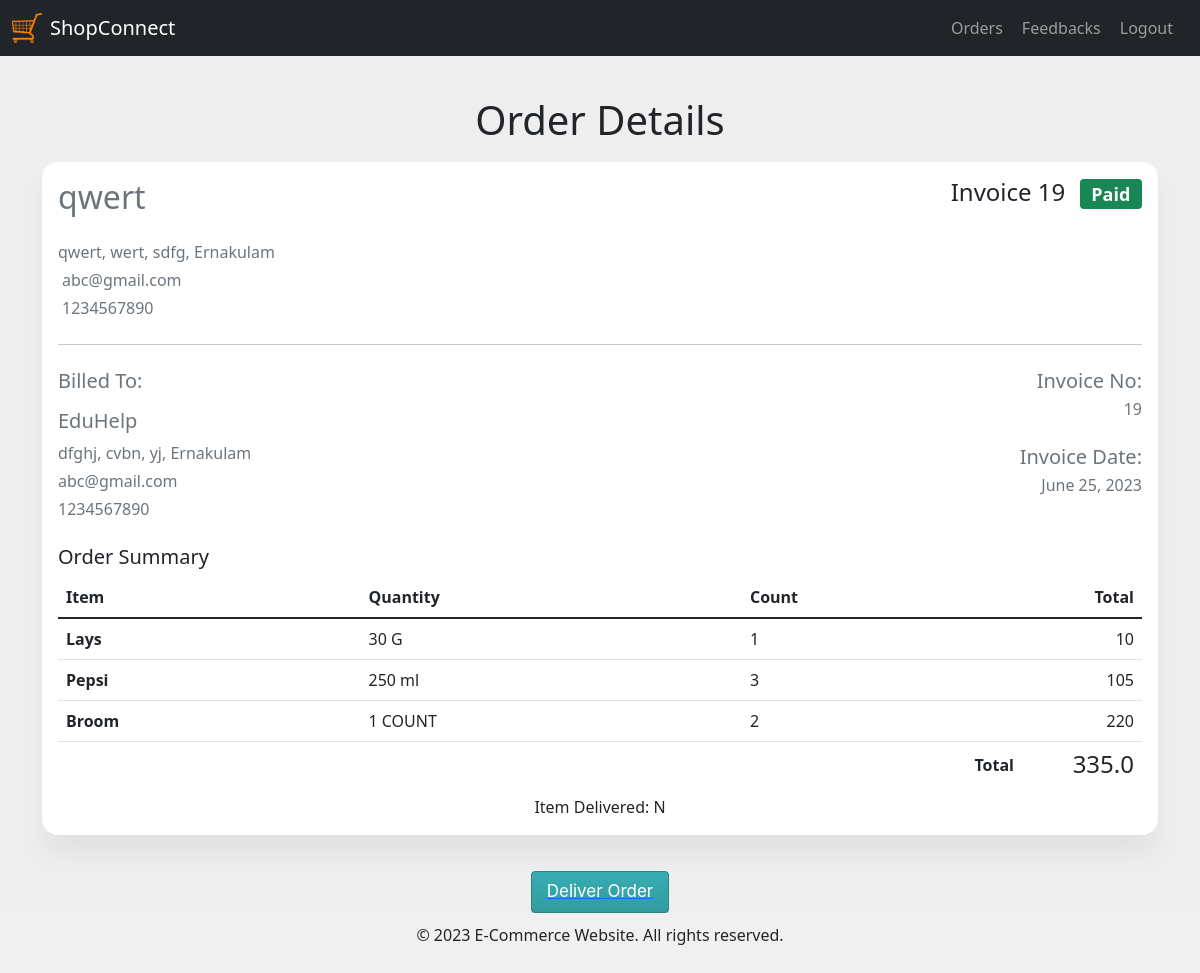
The app's page /owner/ordedetails?bill_id=19 with its own data.
### customer/models.py (models this page shows)
class Bill(models.Model):
    Cust_Id=models.IntegerField()
    Shop_Id=models.IntegerField()
    Cust_House=models.CharField(max_length=50)
    Cust_Road=models.CharField(max_length=50)
    Cust_Locality=models.CharField(max_length=50)
    Cust_Dist=models.CharField(max_length=50)
    Total_Price=models.FloatField()
    date = models.DateField (default=datetime.datetime.today)
    Item_Delivered=models.CharField(max_length=1)

class Bill_Items(models.Model):
    Bill_Id=models.IntegerField()
    Item_Id=models.IntegerField()
    Item_Name=models.CharField(max_length=50)
    Item_Quantity=models.IntegerField()
    Item_Quantity_Type=models.CharField(max_length=7)
    Item_Count=models.IntegerField()
    Item_Price=models.IntegerField()

### login/models.py (models this page shows)
class Shop_Owner(models.Model):
    Shop_Name=models.CharField(max_length=50)
    Shop_Mail=models.CharField(max_length=50)
    Shop_Owner_Name=models.CharField(max_length=50)
    Shop_Phone=models.CharField(max_length=10)
    Shop_Pass=models.CharField(max_length=50)
    Shop_Road=models.CharField(max_length=50)
    Shop_Locality=models.CharField(max_length=50)
    Shop_Dist=models.CharField(max_length=50)

class Customer(models.Model):
    Cust_Name=models.CharField(max_length=50)
    Cust_Mail=models.CharField(max_length=50)
    Cust_Phone=models.CharField(max_length=10)
    Cust_Pass=models.CharField(max_length=50)
    Cust_House=models.CharField(max_length=50)
    Cust_Road=models.CharField(max_length=50)
    Cust_Locality=models.CharField(max_length=50)
    Cust_Dist=models.CharField(max_length=50)

### owner/views.py (the view)
# urls.py: path('ordedetails',views.orderdetails,name='orderdetails'),
def orderdetails(request):
    bill_id = request.GET.get('bill_id')
    bill=Bill.objects.get(id=bill_id)
    bill_items=Bill_Items.objects.filter(Bill_Id=bill_id)
    shop=Shop_Owner.objects.get(id=bill.Shop_Id)
    cust=Customer.objects.get(id=bill.Cust_Id)
    context={'bill':bill,'bill_items':bill_items,'shop':shop,'cust':cust}
    return render(request,'orderdetails.html',context)

### owner/templates/orderdetails.html (shortened to what this page needs)
{% extends "ownerbase.html" %}
{% load static %}
  {% block content %}
  <link rel="stylesheet" href="{% static 'css/orderdetails.css' %}">
    <div id="heading">
        <h1>Order Details</h1>
    </div>
    <div class="container">
	    <div class="row">
            <div class="col-lg-12">
                <div class="card">
                    <div class="card-body">
                        <div class="invoice-title">
                            <h4 class="float-end font-size-15">Invoice {{bill.id}} <span class="badge bg-success font-size-12 ms-2">Paid</span></h4>
                            <div class="mb-4">
                               <h2 class="mb-1 text-muted">{{shop.Shop_Name}}</h2>
                            </div>
                            <div class="text-muted">
                                <p class="mb-1">{{shop.Shop_Name}}, {{shop.Shop_Road}}, {{shop.Shop_Locality}}, {{shop.Shop_Dist}}</p>
                                <p class="mb-1"> {{shop.Shop_Mail}}</p>
                                <p> {{shop.Shop_Phone}}</p>
                            </div>
                        </div>
                        <hr class="my-4">
                        <div class="row">
                            <div class="col-sm-6">
                                <div class="text-muted">
                                    <h5 class="font-size-16 mb-3">Billed To:</h5>
                                    <h5 class="font-size-15 mb-2">{{cust.Cust_Name}}</h5>
                                    <p class="mb-1">{{bill.Cust_House}}, {{bill.Cust_Road}}, {{bill.Cust_Locality}}, {{bill.Cust_Dist}}</p>
                                    <p class="mb-1">{{cust.Cust_Mail}}</p>
                                    <p>{{cust.Cust_Phone}}</p>
                                </div>
                            </div>
                            <div class="col-sm-6">
                                <div class="text-muted text-sm-end">
                                    <div>
                                        <h5 class="font-size-15 mb-1">Invoice No:</h5>
                                        <p>{{bill.id}}</p>
                                    </div>
                                    <div class="mt-4">
                                        <h5 class="font-size-15 mb-1">Invoice Date:</h5>
                                        <p>{{bill.date}}</p>
                                    </div>
                                </div>
                            </div>
                        </div>
                        <div class="py-2">
                            <h5 class="font-size-15">Order Summary</h5>
                            <div class="table-responsive">
                                <table id="bill_table" class="table align-middle table-nowrap table-centered mb-0">
                                    <thead>
                                        <tr>
                                            <th>Item</th>
                                            <th>Quantity</th>
                                            <th>Count</th>
                                            <th class="text-end" style="width: 120px;">Total</th>
                                        </tr>
                                    </thead>
                                    <tbody>
	    								{% for i in bill_items %}
                                        <tr>
                                            <th scope="row">{{i.Item_Name}}</th>
                                            <td>{{i.Item_Quantity}} {{i.Item_Quantity_Type}}</td>
                                            <td id="count">{{i.Item_Count}}</td>
                                            <td id="price" class="text-end">{{i.Item_Price}}</td>
                                        </tr>
	    								{% endfor %}
                                        <tr>
                                            <th scope="row" colspan="3" class="border-0 text-end">Total</th>
                                            <td class="border-0 text-end"><h4 class="m-0 fw-semibold">{{bill.Total_Price}}</h4></td>
                                        </tr>
                                    </tbody>
                                </table>
                            </div>
                        </div>
                        <div id="delivered">
                            <label>Item Delivered: </label>
                            {{bill.Item_Delivered}}
                        </div>
                    </div>
                </div>
            </div>
        </div>
    </div>
    <div id="deliver">
        <a href="{% url 'owner:deliver' %}?bill_id={{bill.id}}"><button id="deliverybutton" class="button-25">Deliver Order</button></a>
    </div>
  {% endblock %}

### static/css/orderdetails.css (style rules this page uses)
body { margin-top:20px; background-color:#eee; }
.card { box-shadow: 0 20px 27px 0 rgb(0 0 0 / 5%); }
.card { position: relative; display: flex; flex-direction: column; min-width: 0; word-wrap: break-word; background-color: #fff; background-clip: border-box; border: 0 solid rgba(0,0,0,.125); border-radius: 1rem; }
#delivered { text-align: center; }
#heading { margin-top: 40px; margin-bottom: 10px; margin-left:auto; margin-right:auto; }
.button-25 { background-color: #36A9AE; background-image: linear-gradient(#37ADB2, #329CA0); border: 1px solid #2A8387; border-radius: 4px; box-shadow: rgba(0, 0, 0, 0.12) 0 1px 1px; color: #FFFFFF; cursor: pointer; display: block; font-family: -apple-system,".SFNSDisplay-Regular","Helvetica Neue",Helvetica,Arial,sans-serif; font-size: 17px; line-height: 100%; margin: 0; outline: 0; padding: 11px 15px 12px; text-align: center; transition: box-shadow .05s ease-in-out,opacity .05s ease-in-out; user-select: none; -webkit-user-select: none; touch-action: manipulation; width: auto; margin-left: auto; margin-right: auto; margin-top: 3%; }

### owner/templates/ownerbase.html (style rules this page uses)
html,body { margin: 0; padding: 0; height: 100%; }

### records on screen
Bill: id "19", Cust_House "dfghj", Cust_Road "cvbn", Cust_Locality "yj", Cust_Dist "Ernakulam", date "June 25, 2023", Total_Price "335.0", Item_Delivered "N"
Shop_Owner: Shop_Name "qwert", Shop_Road "wert", Shop_Locality "sdfg", Shop_Dist "Ernakulam", Shop_Mail "abc@gmail.com", Shop_Phone "1234567890"
Customer: Cust_Name "EduHelp", Cust_Mail "abc@gmail.com", Cust_Phone "1234567890"
Bill_Items: Item_Name "Lays", Item_Quantity "30", Item_Quantity_Type "G", Item_Count "1", Item_Price "10"
Bill_Items: Item_Name "Pepsi", Item_Quantity "250", Item_Quantity_Type "ml", Item_Count "3", Item_Price "105"
Bill_Items: Item_Name "Broom", Item_Quantity "1", Item_Quantity_Type "COUNT", Item_Count "2", Item_Price "220"
